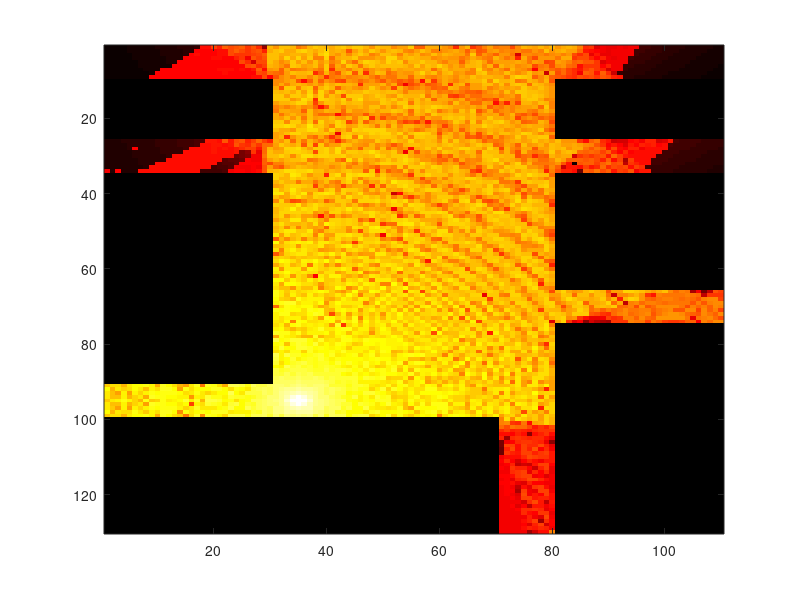

MATLAB code to generate this figure: (Note: this script raises an error after producing the figure.)
clc
clear 
addpath(genpath('data'));
load('matlab10.mat')
load('matlab11.mat')
load('matlab12.mat')
%% plot received power heat map
figure
colormap('hot');
h=imagesc(log_heatmap);
set(h,'alphadata',~isnan(log_heatmap))
background_color = [0.5 0.2 0.1]; % 如设置为灰色
set(gca,'color',background_color)
colorbar;
title('power heatmap (db)');
set(gca,'YDir','normal');
xlabel('X position')
ylabel('Y position')

%% SNR heatmap
K=1.379*10^(-23);
T=290;
B=200*10^6;
Noise_P=12+10*log10(K*T*B);
[row,col]=find(log_heatmap~=-inf);
receive_pos=zeros(length(row),2);
SNR_heatmap=log_heatmap;
for i=1:length(row)
    for j=1:length(col)
      SNR_heatmap(row(i),col(j))=log_heatmap(row(i),col(j))-Noise_P;
    end
end
SNR_heatmap(95,35)=inf;
figure
colormap('hot');
h=imagesc(SNR_heatmap);
set(h,'alphadata',~isnan(SNR_heatmap))
background_color = [0.5 0.2 0.1]; % 如设置为灰色
set(gca,'color',background_color)
colorbar;
title('SNR heatmap (db)');
set(gca,'YDir','normal');
xlabel('X position')
ylabel('Y position')
%% rice factor heatmap
figure
colormap('hot');
h=imagesc(Rice_factor_hp);
set(h,'alphadata',~isnan(Rice_factor_hp))
background_color = [0.5 0.2 0.1]; % 如设置为灰色
set(gca,'color',background_color)
colorbar;
title('rice factor heatmap (db)');
set(gca,'YDir','normal');
xlabel('X position')
ylabel('Y position')
%% delay spread heatmap
figure
colormap('hot');
delay_spread_hp(95,35)=nan;
h=imagesc(delay_spread_hp);
set(h,'alphadata',~isnan(delay_spread_hp))
background_color = [0.3 0.3 0.3]; % 如设置为灰色
set(gca,'color',background_color)
colorbar;
title('delay spread heatmap (S)');
set(gca,'YDir','normal');
xlabel('X position')
ylabel('Y position')
